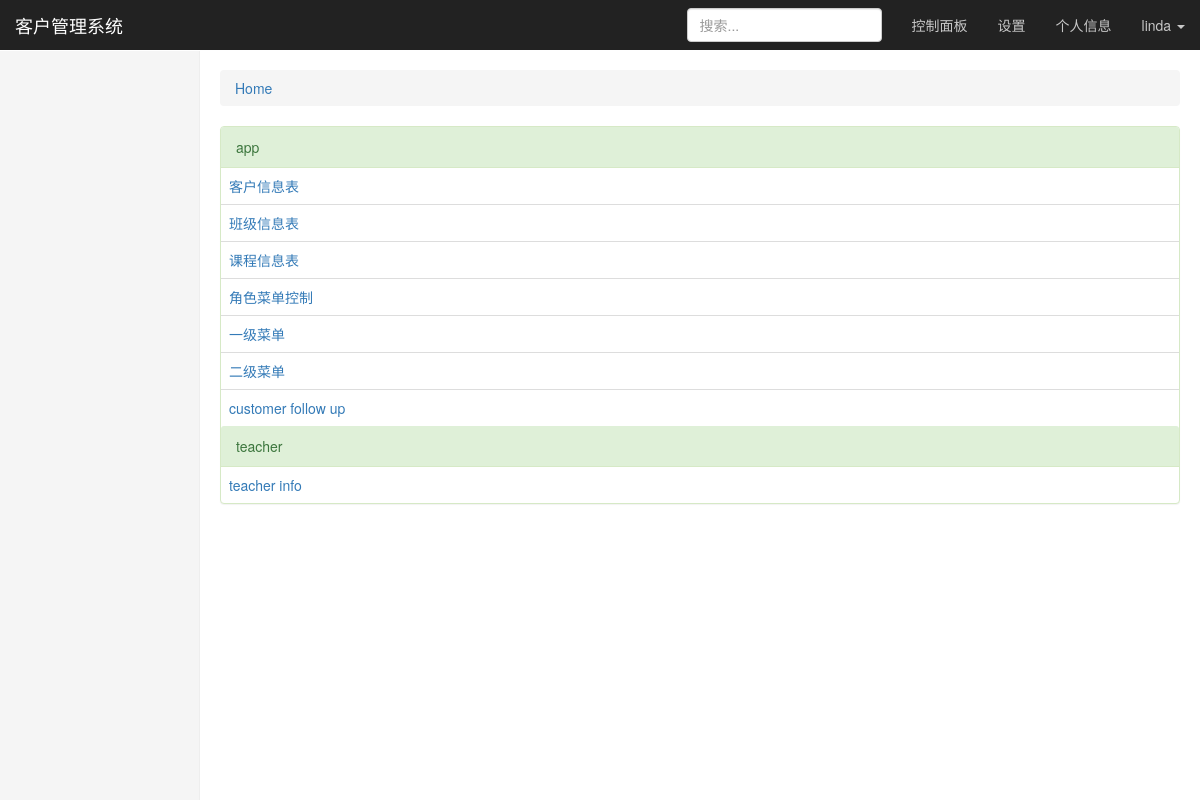
Before: /luffyadmin/ (signed in) with the older database file.
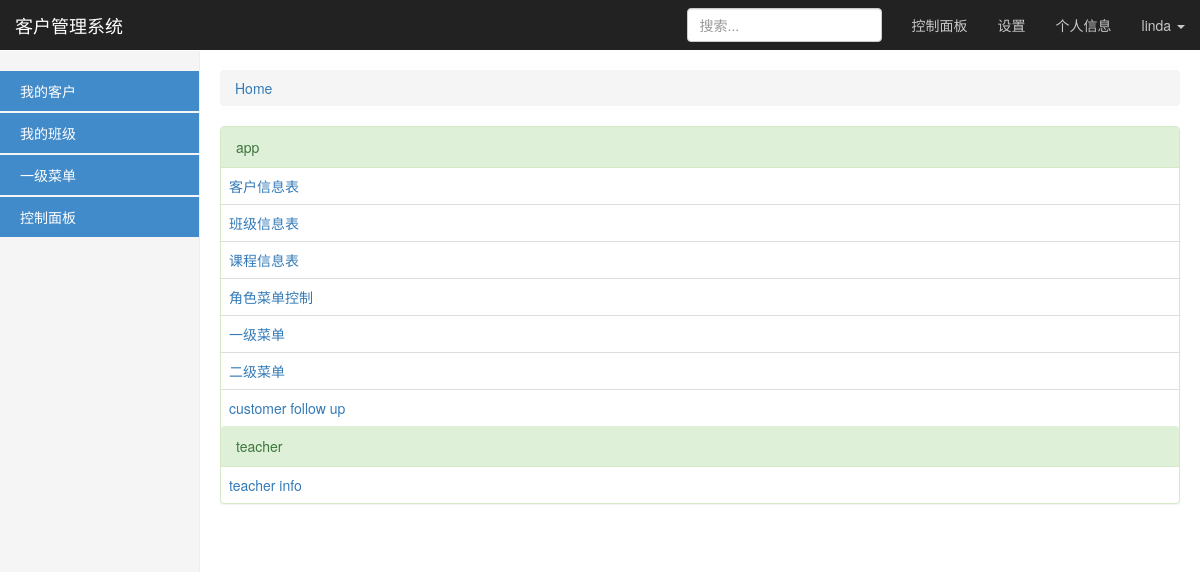
After: the same page with the newer database file.
### app/models.py (models this page shows, shortened)
class Account1(AbstractBaseUser):
    email = models.EmailField(
        verbose_name='email address',
        max_length=255,
        unique=True,
    )
    name = models.CharField(max_length=32)
    role = models.ForeignKey("Role", blank=True, null=True)
    customer = models.OneToOneField("Customer", blank=True, null=True)
    is_active = models.BooleanField(default=True)
    is_admin = models.BooleanField(default=False)
    objects = MyUserManager()
    USERNAME_FIELD = 'email'
    REQUIRED_FIELDS = ['name']

class Menu(models.Model):
    name = models.CharField(max_length=64)
    url_type_choices = (
        (0, 'absolute'),
        (1, 'relative'),
    )
    url_type = models.IntegerField(choices=url_type_choices,default=1)
    url = models.CharField(max_length=128)
    order = models.SmallIntegerField(default=0)
    class Meta:
        unique_together = ('url', 'url_type')
        verbose_name = "一级菜单"
        verbose_name_plural = "一级菜单"

### luffyAdmin/views.py (the view)
def app_index(request):
    return render(request, 'luffyadmin/app_index.html', {'site': site})

### luffyAdmin/templatetags/luffyadmin_tags.py (called while the page is built)
@register.simple_tag
def get_model_verbose_name(admin_class):
    return admin_class.model._meta.verbose_name

### templates/luffyadmin/app_index.html (shortened to what this page needs)
{% extends "base.html" %}
{% load luffyadmin_tags %}
{% block content %}
    <ol class="breadcrumb">
        <li><a href="/luffyadmin/">Home</a></li>
    </ol>
    <div class="panel panel-success">
            {% for app_name, talbe_list_dict in site.registered_admins.items %}
                <div class="panel-heading">{{ app_name }}</div>
                <table class="table">
                    {% for model_name, admin_class in talbe_list_dict.items %}
                        <tr>
                            <td class="app-list">
                                <a href="{{ app_name }}/{{ model_name }}">{% get_model_verbose_name admin_class %}</a>
                            </td>
                        </tr>
                    {% endfor %}
                </table>
            {% endfor %}
    </div>
{% endblock content %}

### templates/base.html (shortened to what this page needs)
<!DOCTYPE html>
<html lang="zh-CN">
<head>
    <link href="/static/css/bootstrap.min.css" rel="stylesheet">
    <link href="/static/css/ie10-viewport-bug-workaround.css" rel="stylesheet">
    <link href="/static/css/dashboard.css" rel="stylesheet">
  </head>
  <body>
    <nav class="navbar navbar-inverse navbar-fixed-top">
      <div class="container-fluid">
        <div class="navbar-header">
          <a class="navbar-brand" href="#" style="color: white">客户管理系统</a>
        </div>
        <div id="navbar" class="navbar-collapse collapse">
          <ul class="nav navbar-nav navbar-right">
            <li><a href="/luffyadmin/" style="color: rgba(255,255,255,0.75)">控制面板</a></li>
            <li><a href="#" style="color: rgba(255,255,255,0.75)">设置</a></li>
            <li><a href="#" style="color: rgba(255,255,255,0.75)">个人信息</a></li>
            <li class="dropdown">
              <a href="#" class="dropdown-toggle" data-toggle="dropdown" role="button" aria-haspopup="true" aria-expanded="false" style="color: rgba(255,255,255,0.75)">{{ request.user.name }} <span class="caret"></span></a>
            </li>
          </ul>
          <form class="navbar-form navbar-right">
            <input type="text" class="form-control" placeholder="搜索...">
          </form>
        </div>
      </div>
    </nav>
    <div class="container-fluid">
      <div class="row">
        <div class="col-sm-3 col-md-2 sidebar">
            {%  for menu in  request.user.role.menus.all %}
                <ul class="nav nav-sidebar">
                    <li class="active">
                         <a href="{{ menu.url }}" class="header">{{ menu.name }} </a>
                    </li>
                </ul>
            {% endfor %}
        </div>
        <div class="col-sm-9 col-sm-offset-3 col-md-10 col-md-offset-2 main">
            {% block content %}{% endblock %}
        </div>
      </div>
    </div>
</body>
</html>

### static/css/dashboard.css (style rules this page uses)
body { padding-top: 50px; }
.navbar-fixed-top { border: 0; }
.sidebar { display: none; }
@media (min-width: 768px) { .sidebar { position: fixed; top: 51px; bottom: 0; left: 0; z-index: 1000; display: block; padding: 20px; overflow-x: hidden; overflow-y: auto; background-color: #f5f5f5; border-right: 1px solid #eee; } }
.nav-sidebar { margin-right: -21px; margin-bottom: 2px; margin-left: -20px; }
.nav-sidebar > li > a { padding-right: 20px; padding-left: 20px; }
.nav-sidebar > .active > a, .nav-sidebar > .active > a:hover, .nav-sidebar > .active > a:focus { color: #fff; background-color: #428bca; }
.main { padding: 20px; }
@media (min-width: 768px) { .main { padding-right: 20px; padding-left: 20px; } }

### templates/luffyadmin/app_index.html (style rules this page uses)
.app-list a { color: #337ab7; font-size: 14px; }

Changed rows visible on the page:
added Menu: name "我的客户"
added Menu: name "我的班级"
added Menu: name "一级菜单"
added Menu: name "控制面板"
